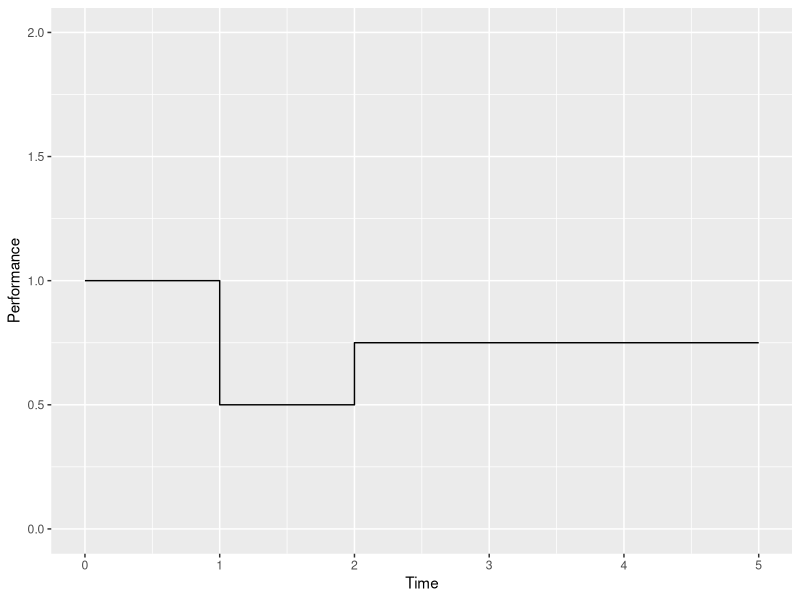
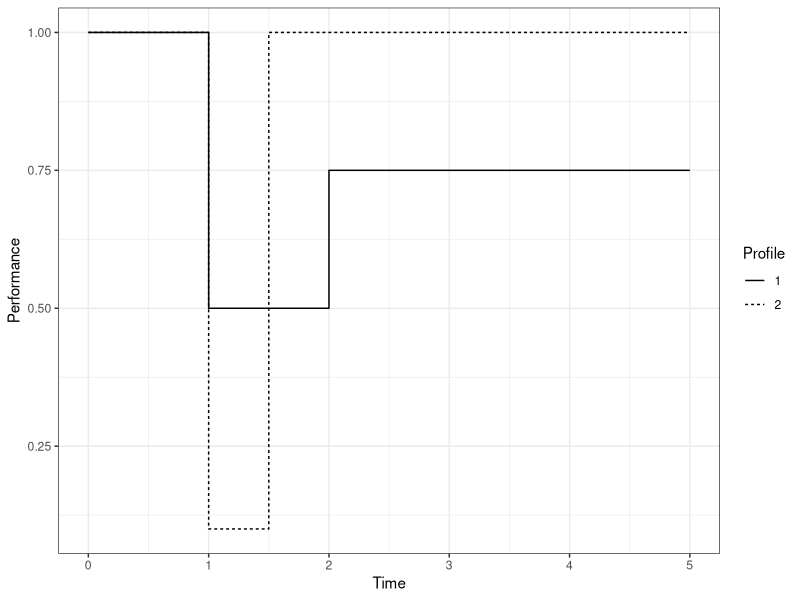
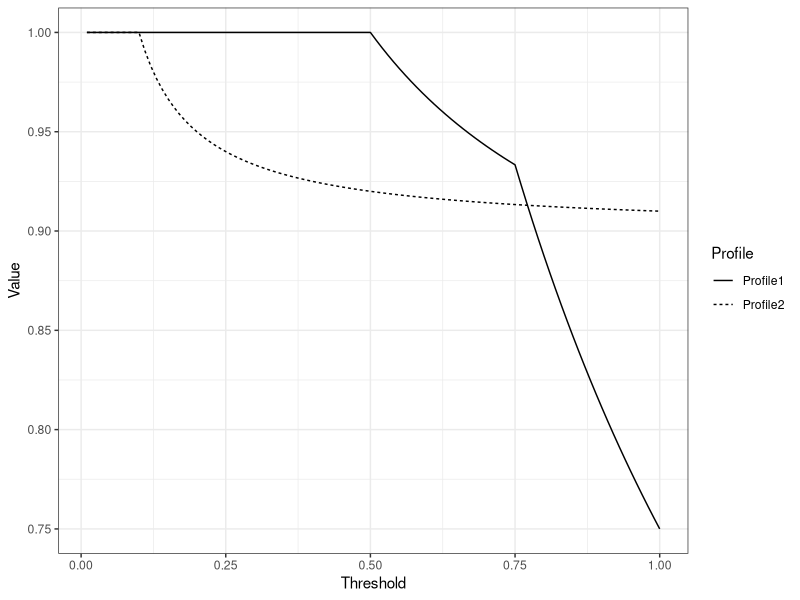

Write R code to recreate these figures, in order.
## Plotting the ratio of R using the step function assumptions and taking into account a margin change
library("ggplot2")
library("reshape2")
library("plyr")
library("dplyr")
resParams <- function(rec, hrz, ti, tr, th, thresh){
    frac <- data.frame(rec / thresh[[1]], hrz / thresh[[1]])
    colnames(frac) <- c("Rec", "Hrz")
    frac[[1]] <- sapply(frac[[1]], function(x) if (x > 1) 1 else x)
    frac[[2]] <- sapply(frac[[2]], function(x) if (x > 1) 1 else x)
    frac
}
# Find the resilience of a single profile
res <- function(rec, hrz, ti, tr, th, thresh){
    rp <- resParams(rec, hrz, ti, tr, th, thresh)
    (ti + rp[[1]] * tr + rp[[2]] * th)/(ti + tr + th)
}

resrat <- function(rec1, rec2, hrz1, hrz2,
                ti1, ti2, tr1, tr2, th1, th2, thresh){
    res1 <- res(rec1, hrz1, ti1, tr1, th1, thresh)
    res2 <- res(rec2, hrz2, ti2, tr2, th2, thresh)
    Profile1 <- data.frame('Profile1', res1, thresh)
    Profile2  <- data.frame('Profile2', res2, thresh)
    resrat <- res1/res2
    Ratio <- data.frame('Ratio', resrat, thresh)
    varVal <- c("Profile", "Value", "Threshold")
    colnames(Profile1) <- varVal
    colnames(Profile2) <- varVal
    colnames(Ratio) <- varVal
    rbind(Profile1, Profile2) ##, Ratio) Removing the Ratio form the plot
}
## buildProf makes a data frame that contains the information for the
## profiles so you can see what the performance profile looks like
## At this point, the values for before disturbance and after are
## hard coded into this
buildProf <- function(rec, hrz, ti, tr, th){
    Time <- c(0, ti, ti, ti+tr, ti+tr, ti+tr+th)
    Performance <- c(1, 1, rec,rec, hrz, hrz)
    profPlot <- data.frame(Time, Performance)
    colnames(profPlot) <- c("Time", "Performance")
    profPlot
}

threshold <- data.frame((1:100)/100)
colnames(threshold) <- "list"
resilience <- resrat(.5, .1, ## After Failure Levels
                     .75, 1, ## After Recovery Level
                     1, 1,   ## Time of failure
                     1, .5,   ## Time duration of recovery
                     3, 3.5,   ## Time after recovery until planning horizon
                     threshold)
q <- ggplot(resilience, aes(x=Threshold, y=Value, group=Profile))
q <- q + geom_line(aes(linetype=Profile)) + theme_bw()



perfProfile1 <- buildProf(.5, .75, 1, 1, 3)
m <- ggplot(perfProfile1, aes(Time, Performance))
m <- m +geom_path() + ylim(0,2)

perfProfile2 <- buildProf(.1, 1, 1, .5, 3.5)
m <- ggplot(perfProfile1, aes(Time, Performance))
m <- m +geom_path() + ylim(0,2)



tidyProfiles <- function(profileList){
    tdy <- c()
    for (i in 1:length(profileList)){
        tdy <- rbind(tdy, cbind(paste(i), profileList[[i]]))
    }
    colnames(tdy) <-  c("Profile", "Time", "Performance")
    tdy
}

prof <- list(perfProfile1, perfProfile2)
tdProf <- tidyProfiles(prof)

n <- ggplot(tdProf, aes(x=Time, y=Performance, group=Profile))
n <- n + geom_line(aes(linetype=Profile)) + theme_bw()
